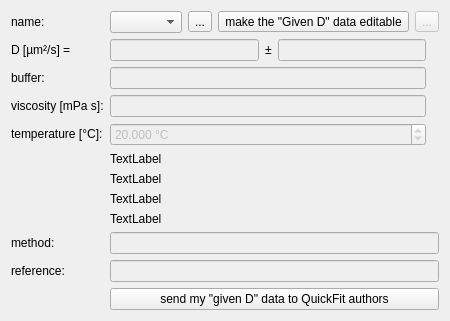
       <widget class="QWidget" name="tabStdSample">
        <attribute name="title">
         <string>std. samples</string>
        </attribute>
        <layout class="QGridLayout" name="gridLayout_5">
         <item row="3" column="1">
          <widget class="QFDoubleEdit" name="edtGivenDVisc">
           <property name="enabled">
            <bool>false</bool>
           </property>
           <property name="readOnly">
            <bool>false</bool>
           </property>
          </widget>
         </item>
         <item row="4" column="0">
          <widget class="QLabel" name="label_9">
           <property name="text">
            <string>temperature [&amp;deg;C]:</string>
           </property>
           <property name="textFormat">
            <enum>Qt::RichText</enum>
           </property>
          </widget>
         </item>
         <item row="5" column="1">
          <widget class="QLabel" name="labGivenDD20W">
           <property name="text">
            <string>TextLabel</string>
           </property>
           <property name="textFormat">
            <enum>Qt::RichText</enum>
           </property>
           <property name="textInteractionFlags">
            <set>Qt::LinksAccessibleByMouse|Qt::TextSelectableByMouse</set>
           </property>
          </widget>
         </item>
         <item row="6" column="1">
          <widget class="QLabel" name="labGivenDRH">
           <property name="text">
            <string>TextLabel</string>
           </property>
           <property name="textFormat">
            <enum>Qt::RichText</enum>
           </property>
           <property name="textInteractionFlags">
            <set>Qt::LinksAccessibleByMouse|Qt::TextSelectableByMouse</set>
           </property>
          </widget>
         </item>
         <item row="4" column="1">
          <widget class="QDoubleSpinBox" name="spinGivenDT">
           <property name="enabled">
            <bool>false</bool>
           </property>
           <property name="suffix">
            <string> °C</string>
           </property>
           <property name="decimals">
            <number>3</number>
           </property>
           <property name="minimum">
            <double>-274.000000000000000</double>
           </property>
           <property name="maximum">
            <double>1000.000000000000000</double>
           </property>
           <property name="value">
            <double>20.000000000000000</double>
           </property>
          </widget>
         </item>
         <item row="7" column="1">
          <widget class="QLabel" name="labGivenDDrot">
           <property name="text">
            <string>TextLabel</string>
           </property>
           <property name="textFormat">
            <enum>Qt::RichText</enum>
           </property>
           <property name="textInteractionFlags">
            <set>Qt::LinksAccessibleByMouse|Qt::TextSelectableByMouse</set>
           </property>
          </widget>
         </item>
         <item row="8" column="1">
          <widget class="QLabel" name="labGivenDTauRot">
           <property name="text">
            <string>TextLabel</string>
           </property>
           <property name="textFormat">
            <enum>Qt::RichText</enum>
           </property>
           <property name="textInteractionFlags">
            <set>Qt::LinksAccessibleByMouse|Qt::TextSelectableByMouse</set>
           </property>
          </widget>
         </item>
         <item row="9" column="0">
          <widget class="QLabel" name="label_32">
           <property name="text">
            <string>method:</string>
           </property>
          </widget>
         </item>
         <item row="10" column="0">
          <widget class="QLabel" name="label_13">
           <property name="text">
            <string>reference:</string>
           </property>
          </widget>
         </item>
         <item row="2" column="1">
          <widget class="QLineEdit" name="edtBuffer">
           <property name="enabled">
            <bool>false</bool>
           </property>
           <property name="readOnly">
            <bool>false</bool>
           </property>
          </widget>
         </item>
         <item row="0" column="0">
          <widget class="QLabel" name="label_12">
           <property name="text">
            <string>name:</string>
           </property>
          </widget>
         </item>
         <item row="1" column="1">
          <layout class="QHBoxLayout" name="horizontalLayout_4">
           <item>
            <widget class="QFDoubleEdit" name="edtGivenD">
             <property name="enabled">
              <bool>false</bool>
             </property>
             <property name="readOnly">
              <bool>false</bool>
             </property>
            </widget>
           </item>
           <item>
            <widget class="QLabel" name="label_33">
             <property name="text">
              <string>&amp;plusmn;</string>
             </property>
             <property name="textFormat">
              <enum>Qt::RichText</enum>
             </property>
            </widget>
           </item>
           <item>
            <widget class="QFDoubleEdit" name="edtGivenDError">
             <property name="enabled">
              <bool>false</bool>
             </property>
             <property name="readOnly">
              <bool>false</bool>
             </property>
            </widget>
           </item>
          </layout>
         </item>
         <item row="1" column="0">
          <widget class="QLabel" name="label_7">
           <property name="text">
            <string>D [µm²/s] = </string>
           </property>
          </widget>
         </item>
         <item row="2" column="0">
          <widget class="QLabel" name="label_31">
           <property name="text">
            <string>buffer:</string>
           </property>
          </widget>
         </item>
         <item row="3" column="0">
          <widget class="QLabel" name="label_8">
           <property name="text">
            <string>viscosity [mPa s]:</string>
           </property>
          </widget>
         </item>
         <item row="0" column="1" colspan="2">
          <layout class="QHBoxLayout" name="horizontalLayout_2">
           <item>
            <widget class="QComboBox" name="cmbGivenDName">
             <property name="editable">
              <bool>false</bool>
             </property>
             <property name="insertPolicy">
              <enum>QComboBox::NoInsert</enum>
             </property>
             <property name="duplicatesEnabled">
              <bool>true</bool>
             </property>
            </widget>
           </item>
           <item>
            <widget class="QToolButton" name="btnDeleteGivenD">
             <property name="toolTip">
              <string>delete the currently selected sample (if possible, as you may NOT delete samples issued with QuickFit)</string>
             </property>
             <property name="text">
              <string>...</string>
             </property>
             <property name="icon">
              <iconset resource="../../lib/lib.qrc">
               <normaloff>:/lib/file_delete.png</normaloff>:/lib/file_delete.png</iconset>
             </property>
            </widget>
           </item>
           <item>
            <widget class="QToolButton" name="btnEditGivenD">
             <property name="toolTip">
              <string>if enabled, you can edit the data for the diffusion coefficient ...</string>
             </property>
             <property name="text">
              <string>make the &quot;Given D&quot; data editable</string>
             </property>
             <property name="icon">
              <iconset resource="../../lib/lib.qrc">
               <normaloff>:/lib/file_edit.png</normaloff>:/lib/file_edit.png</iconset>
             </property>
             <property name="checkable">
              <bool>true</bool>
             </property>
            </widget>
           </item>
           <item>
            <widget class="QToolButton" name="btnSaveGivenD">
             <property name="enabled">
              <bool>false</bool>
             </property>
             <property name="toolTip">
              <string>save the current sample under the name given in name</string>
             </property>
             <property name="text">
              <string>...</string>
             </property>
             <property name="icon">
              <iconset resource="qfediffusioncoefficientcalculator.qrc">
               <normaloff>:/calc_diffcoeff/filesave.png</normaloff>:/calc_diffcoeff/filesave.png</iconset>
             </property>
            </widget>
           </item>
          </layout>
         </item>
         <item row="9" column="1" colspan="2">
          <widget class="QLineEdit" name="edtMethod">
           <property name="enabled">
            <bool>false</bool>
           </property>
           <property name="readOnly">
            <bool>false</bool>
           </property>
          </widget>
         </item>
         <item row="10" column="1" colspan="2">
          <widget class="QLineEdit" name="edtReference">
           <property name="enabled">
            <bool>false</bool>
           </property>
           <property name="readOnly">
            <bool>false</bool>
           </property>
          </widget>
         </item>
         <item row="11" column="1" colspan="2">
          <widget class="QPushButton" name="btnSendEmailGivenD">
           <property name="text">
            <string>send my &quot;given D&quot; data to QuickFit authors</string>
           </property>
           <property name="icon">
            <iconset resource="../../lib/lib.qrc">
             <normaloff>:/lib/mail.png</normaloff>:/lib/mail.png</iconset>
           </property>
          </widget>
         </item>
         <item row="1" column="2" rowspan="8">
          <widget class="QLabel" name="labStdSamplePic">
           <property name="text">
            <string/>
           </property>
          </widget>
         </item>
        </layout>
       </widget>
